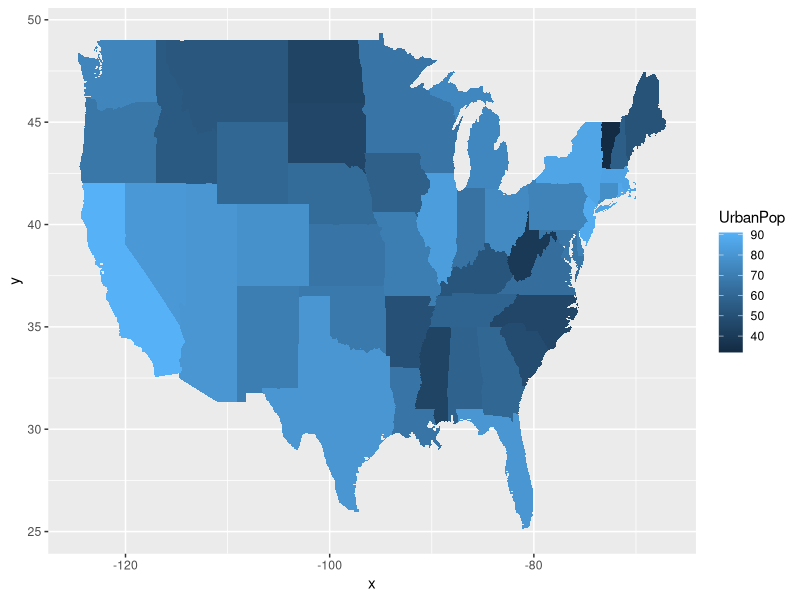

This figure's R source:
## ---- chunk 1
library(ggplot2)
library(maps)
summary(USArrests)


vcdExtra::datasets("maps") # these 'datasets' support the creation of sets through references including county, france, italy, nz, state, usa, world, and world2 

usa <- map_data("usa") # map_data is ggplot2 function converting data from maps package to data frame

states <- map_data("state") 


## ---- chunk 2

head(USArrests) # data set in maps package
crimes <- data.frame(state = tolower(rownames(USArrests)), USArrests) # Change row lables to data for use in map parameter of geom_map
ggplot(crimes, aes(map_id = state)) +
    geom_map(aes(fill = UrbanPop), map = states) + # map parameter receives coordinates
    expand_limits(x = states$long, y = states$lat) 
